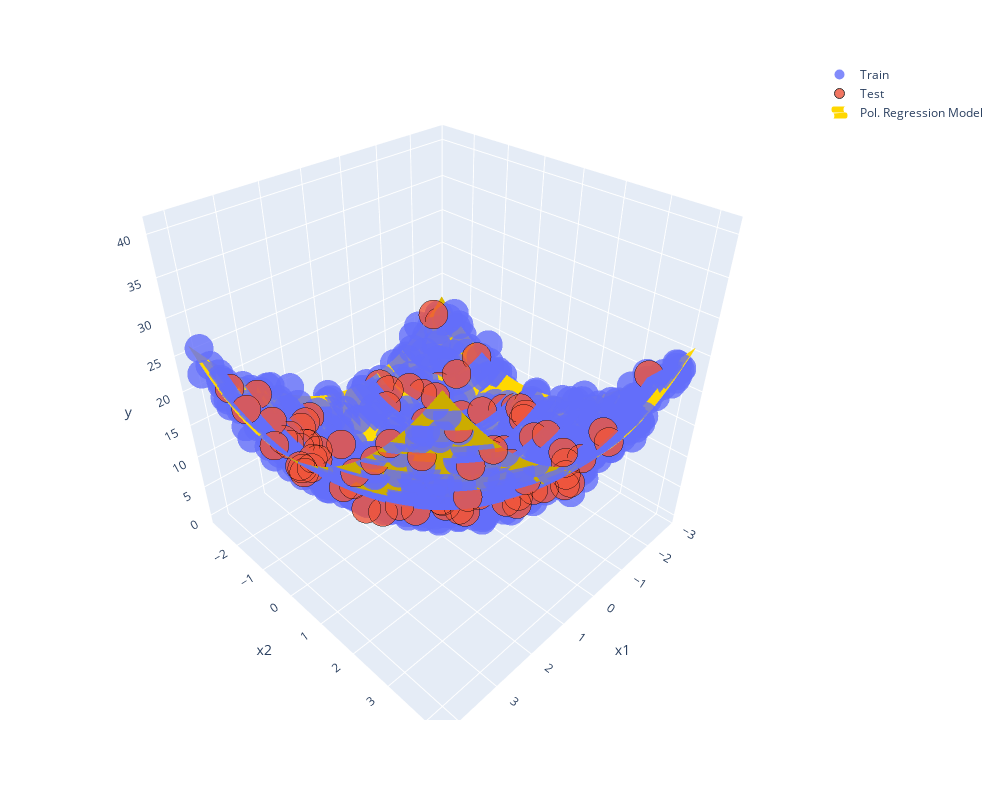

The notebook cell saved with this chart:
### Code cell
import plotly.express as px
import plotly.graph_objects as go

# fig = go.Figure(data=[go.Surface(x=X1, y=X2, z=Y)])

fig = px.scatter_3d(x=X_train[:,0], y=X_train[:,1], z=y_train, labels={'x': 'x1', 'y': 'x2', 'z': 'y'}, width=1000, height=800)
fig.data[0].update(marker=dict(size=10, opacity=0.8), name='Train', showlegend=True)
fig.add_scatter3d(x=X_test[:,0], y=X_test[:,1], z=y_test, mode='markers', marker=dict(size=10, opacity=0.8, line=dict(width=1, color='black')), name='Test')
fig.add_surface(x=X1, y=X2, z=Y, colorscale=[[0, '#FFD700'], [1, '#FFD700']], showscale=False, name='Pol. Regression Model', showlegend=True)
fig.show()

### Figure 1 — Plotly figure (JSON) as saved in the notebook; plotly's stock layout.template omitted (floating-point values rounded to 4 significant figures; data arrays with more than 128 entries replaced by an {"elided": "..."} marker saying what was removed)
{"data": [{"hovertemplate": "x1=%{x}<br>x2=%{y}<br>y=%{z}<extra></extra>", "legendgroup": "", "marker": {"color": "#636efa", "opacity": 0.8, "size": 10, "symbol": "circle"}, "mode": "markers", "name": "Train", "scene": "scene", "showlegend": true, "type": "scatter3d", "x": {"elided": "1000 float values"}, "y": {"elided": "1000 float values"}, "z": {"elided": "1000 float values"}}, {"marker": {"line": {"color": "black", "width": 1}, "opacity": 0.8, "size": 10}, "mode": "markers", "name": "Test", "type": "scatter3d", "x": [4.014, 3.132, -0.453, 4.027, 3.168, -2.204, -2.303, -1.194, -0.9201, -1.628, 4.012, 3.974, -0.8514, -0.5162, -1.172, -1.005, 1.918, -1.326, -1.772, 3.253, -2.221, -0.6831, 2.827, 1.265, -1.791, -0.8845, -2.224, -0.6548, -2.401, 0.409, 1.22, 2.639, -0.6029, 3.081, 3.427, -1.434, 2.391, 0.5823, -0.2702, 0.04763, 0.3779, -1.918, 3.86, 1.174, 0.6274, -1.191, -0.1948, -1.811, -1.503, -1.269, 2.98, 3.69, 1.199, -0.1782, -0.2283, 1.097, 2.771, 1.909, -1.273, -1.052, -2.795, 2.748, 2.452, 0.4083, -2.144, 3.645, -0.7598, -1.133, 0.4765, 2.524, 0.6109, 1.378, 2.586, 2.993, -2.587, -0.4171, 1.506, 0.769, -2.448, 1.058, 3.074, -2.625, -1.138, 2.272, 1.458, -1.586, 2.81, 2.455, 2.609, 1.942, 3.704, -2.337, 2.988, 2.627, -0.3844, 3.93, 3.732, 1.48, -0.5772, 3.83], "y": [0.4551, -2.363, -2.331, 2.919, 3.766, -0.1008, -1.324, 0.4838, -2.093, -1.769, 2.515, 0.2782, 2.788, -0.7043, -1.892, -0.3128, -2.362, 2.863, -0.4015, -1.716, 0.5918, 1.144, -1.84, 0.7386, 1.568, 0.6148, 0.4171, 2.957, 0.1303, 2.275, 1.87, 3.235, 0.9662, 4.126, -0.1997, 0.6257, 0.648, 3.068, 3.219, -0.5024, 2.537, -1.425, -1.572, 1.255, 1.713, 1.069, 1.832, 1.196, -0.8495, -1.52, -0.8, 3.989, -1.799, 2.784, -2.191, 3.116, -1.574, -1.256, 3.319, -0.9573, 3.295, 1.591, -1.736, -0.3415, 0.6029, -2.52, -1.347, 3.559, 0.4641, -1.719, 0.2099, 4.197, -0.01494, -1.605, -1.369, 0.7741, 3.574, 0.7089, -2.556, 0.2673, -1.675, 0.3433, -2.453, -2.019, -0.8327, -0.1417, -0.05534, -1.922, -1.141, 1.16, -0.08874, -2.666, 0.8731, -1.159, -2.589, 1.875, -0.9415, 1.949, 3.137, 3.394], "z": [18.5, 17.76, 8.063, 30.78, 28.19, 6.201, 6.997, 3.068, 7.814, 6.921, 27.37, 18.64, 10.97, 1.407, 6.649, -0.1159, 10.53, 10.25, 6.142, 16.05, 7.292, 5.31, 12.1, 6.387, 8.274, 2.816, 7.802, 10.33, 6.473, 7.364, 7.304, 20.41, 4.534, 30.97, 14.71, 3.626, 7.081, 12.93, 11.02, 2.093, 7.89, 9.301, 20.13, 5.693, 7.168, 3.563, 6.228, 6.572, 4.902, 6.829, 12.45, 34.83, 4.683, 9.295, 6.296, 14.19, 10.83, 9.527, 16.14, 4.325, 19.92, 13.18, 9.79, 2.36, 6.779, 19.7, 4.407, 15.88, 0.7448, 10.19, 2.181, 25.1, 9.755, 12.0, 10.61, 1.265, 19.68, 2.973, 14.06, 4.81, 12.74, 7.066, 8.287, 11.87, 3.304, 1.379, 9.984, 11.91, 11.31, 7.5, 16.01, 15.34, 10.85, 9.844, 8.547, 23.31, 16.51, 9.001, 10.01, 30.28]}, {"colorscale": [[0, "#FFD700"], [1, "#FFD700"]], "name": "Pol. Regression Model", "showlegend": true, "showscale": false, "type": "surface", "x": {"elided": "100x100 float values"}, "y": {"elided": "100x100 float values"}, "z": {"elided": "100x100 float values"}}], "layout": {"height": 800, "legend": {"tracegroupgap": 0}, "margin": {"t": 60}, "scene": {"domain": {"x": [0, 1], "y": [0, 1]}, "xaxis": {"title": {"text": "x1"}}, "yaxis": {"title": {"text": "x2"}}, "zaxis": {"title": {"text": "y"}}}, "width": 1000}}
